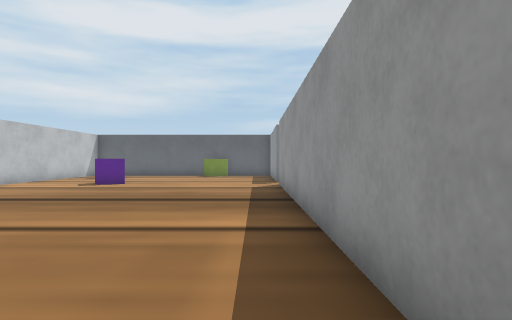
[1] (above)

20 first-person views from a walk through a Webots world. The camera is 0.19 m above the floor, looks level and sees 75° across. The floor is counted in squares, 0.2 m on a side. Each view is taken from the middle of a square. On the plan, view 1 faces up. The plan holds only what a view shows up to about 12 squares ahead; the rest is blank. The robots in the file are not drawn. Simple shapes and patterns stand in for the simulator's stock objects.

[2]
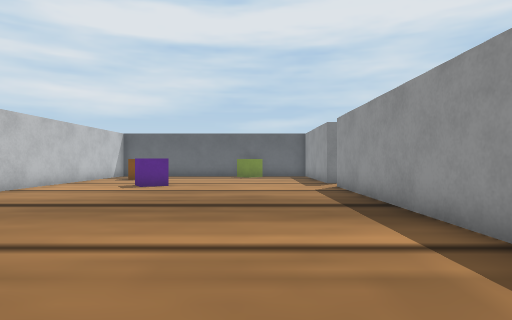

[3]
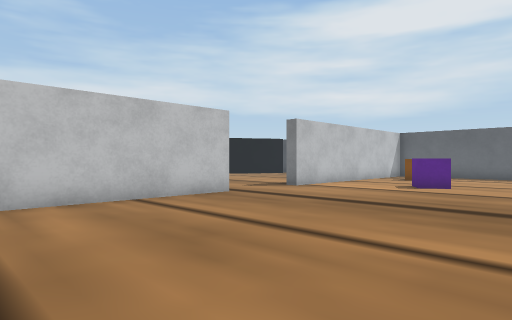

[4]
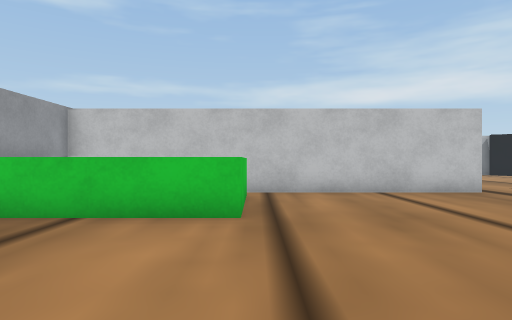

[5]
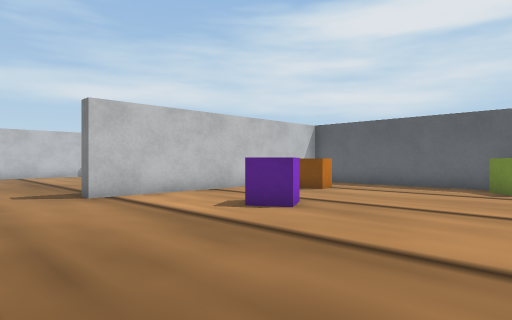

[6]
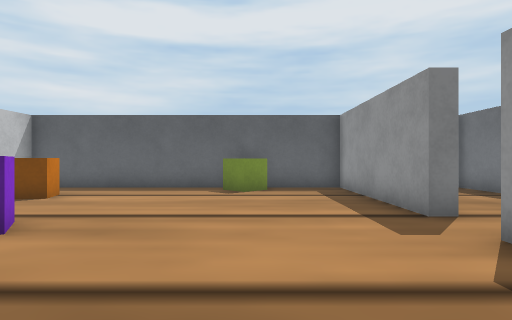

[7]
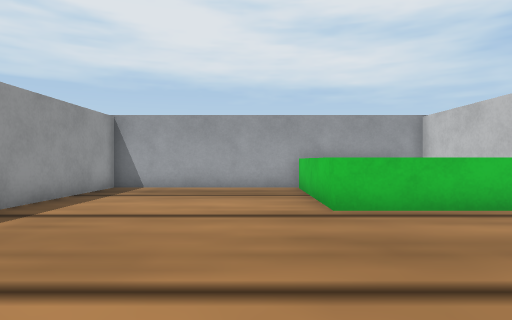

[8]
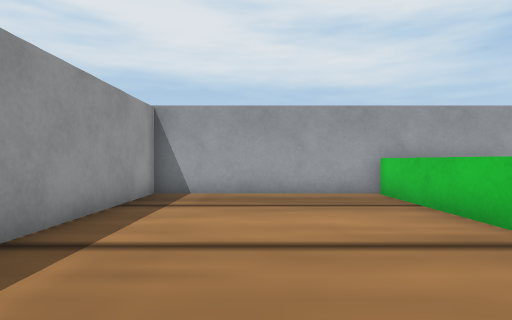

[9]
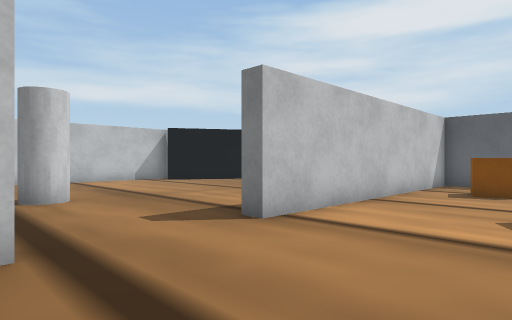

[10]
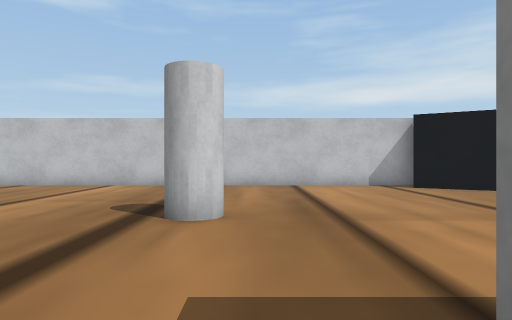

[11]
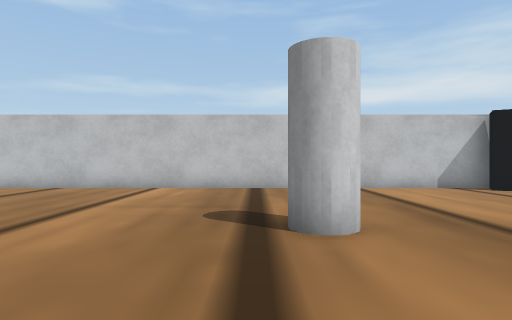

[12]
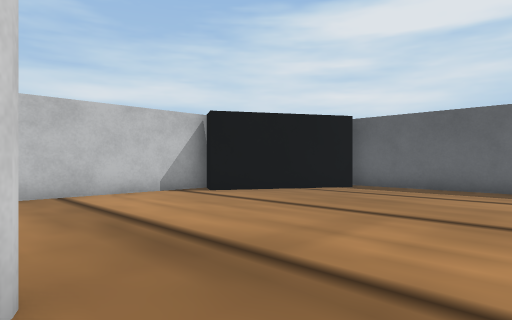

[13]
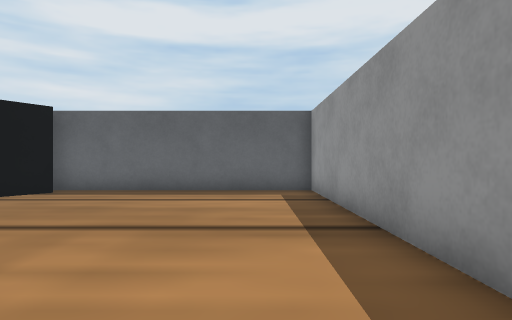

[14]
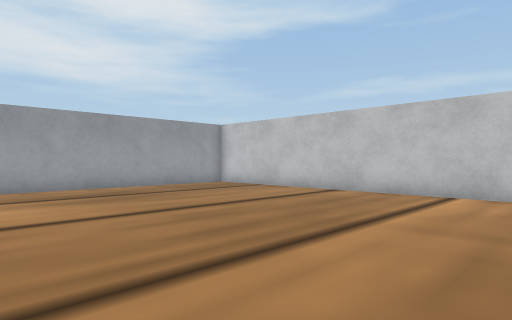

[15]
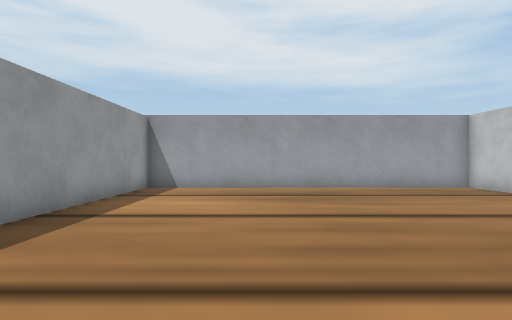

[16]
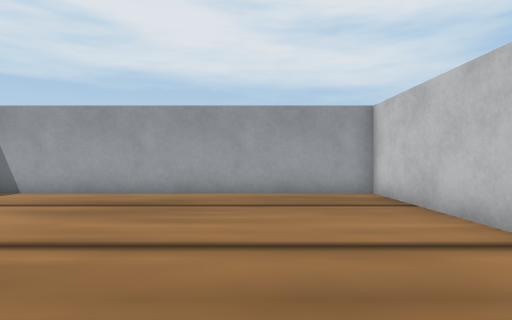

[17]
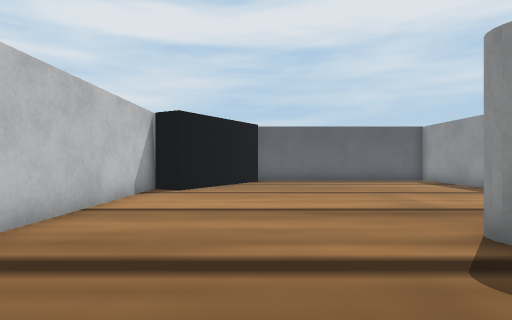

[18]
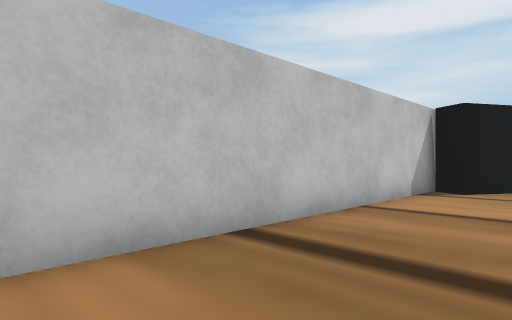

[19]
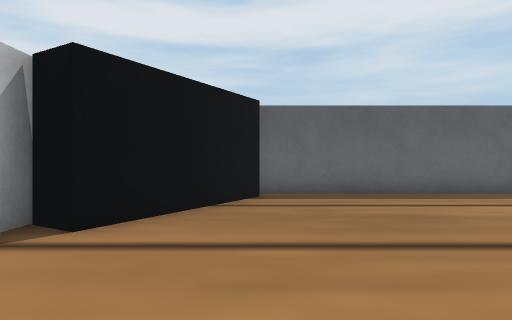

[20]
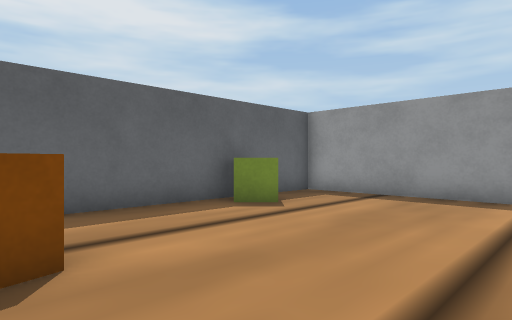

### Floor plan
Key: @ floor where view 1 was taken; # wall or solid block; . floor; B purple box; G green box; R orange box; C white cylinder; L black box.
Columns run from 22 left of view 1 to 5 right of it. Each row starts with its distance up from view 1.
 21     ####################   #
 20     L.......#......GG..#   #
 19    LL.......#.......G..#  .#
 18    L........#.R........#  .
 17   L.........#.RR.......# ..
 16  LL.........#..........#..
 15 #...........#..........#..
 14 #...........#...B........
 13 #...........#...BB......
 12 #...........#..........#
 11 #...........#..........#
 10 #......................#
  9 #......CC..............#
  8 #......................#
  7 #.......... #..........#
  6 #.......... #..........#
  5 #.......... #..........#
  4 #...........#..........#
  3 #...........#..........#
  2 #...........#..........#
  1 #...........#GGGG......#
  0 #...........#   G.....@#
 -1 #...........#   G......#
 -2 #...........#   G......#
 -3 #...........#   G......#
 -4 #...........#   G......#
 -5 ########################

Where each view was taken, in squares from view 1:
view 1: 0 up, 0 right, facing up
view 2: 1 up, 2 left, facing up
view 3: 1 up, 2 left, facing up-left
view 4: 1 up, 0 right, facing left
view 5: 8 up, 1 left, facing up-left
view 6: 9 up, 2 left, facing up
view 7: 7 up, 4 left, facing down
view 8: 5 up, 2 left, facing down
view 9: 7 up, 6 left, facing up-left
view 10: 10 up, 9 left, facing left
view 11: 8 up, 10 left, facing left
view 12: 9 up, 12 left, facing up-left
view 13: 10 up, 12 left, facing up
view 14: 7 up, 12 left, facing down-left
view 15: 7 up, 14 left, facing down
view 16: 5 up, 18 left, facing down
view 17: 5 up, 18 left, facing up
view 18: 5 up, 18 left, facing up-left
view 19: 11 up, 18 left, facing up
view 20: 14 up, 8 left, facing up-right
